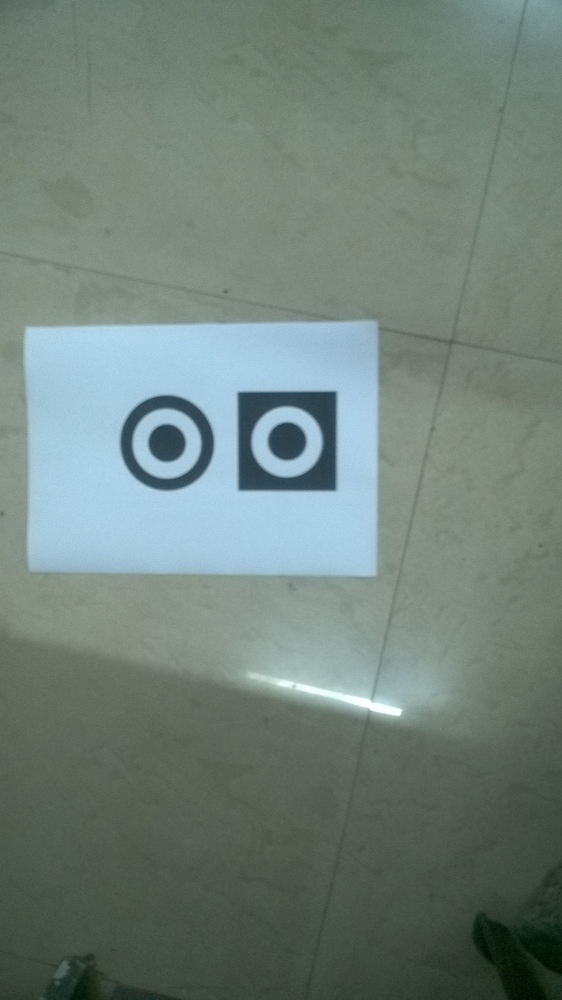
#> input picture python IP/testImage_01.jpg, 562 x 1000 px, shrunk from 1728 x 3072 before the run
$ python -i distance_main.py   (imports and definitions only)   (older library calls are emulated)
#> lines starting #> are read from the running program, lines starting #| are printed output that depends on the picture
#> further down, picture is the input picture: shape (1000, 562, 3); mean B, G, R 122.1, 129.5, 112.8
import math
import cv2
import numpy as np
import urllib

##############################
#set Threshold values
#############################
greenThresh_value = np.array(100, dtype=np.uint8)
redThresh_value = np.array(100, dtype=np.uint8)


############################
#Functions
############################
def cal_distance(a1,a2):
	[x1,y1] = a1
	[x2,y2] = a2
	return math.sqrt((x2-x1)**2 + (y2-y1)**2)

def cal_COM(i):
	moment = cv2.moments(i)
	x = int(moment['m10']/moment['m00'])
	y = int(moment['m01']/moment['m00'])
	return [x,y]

def get_threshImage(img):
	greenImage = img[:,:,2]
	redImage = img[:,:,1]
#Thresholding
	_,greenThresh = cv2.threshold(greenImage,greenThresh_value,255,cv2.THRESH_BINARY_INV)
	_,redThresh = cv2.threshold(redImage,redThresh_value,255,cv2.THRESH_BINARY_INV)
#Logical operation
	greenResult = cv2.bitwise_and(img,img, mask = greenThresh)
	redResult = cv2.bitwise_and(img,img, mask = redThresh)
	mergeResult = cv2.bitwise_xor(greenResult,redResult)

	return mergeResult

def detect_circles(img):
	imgray = cv2.cvtColor(img, cv2.COLOR_BGR2GRAY)
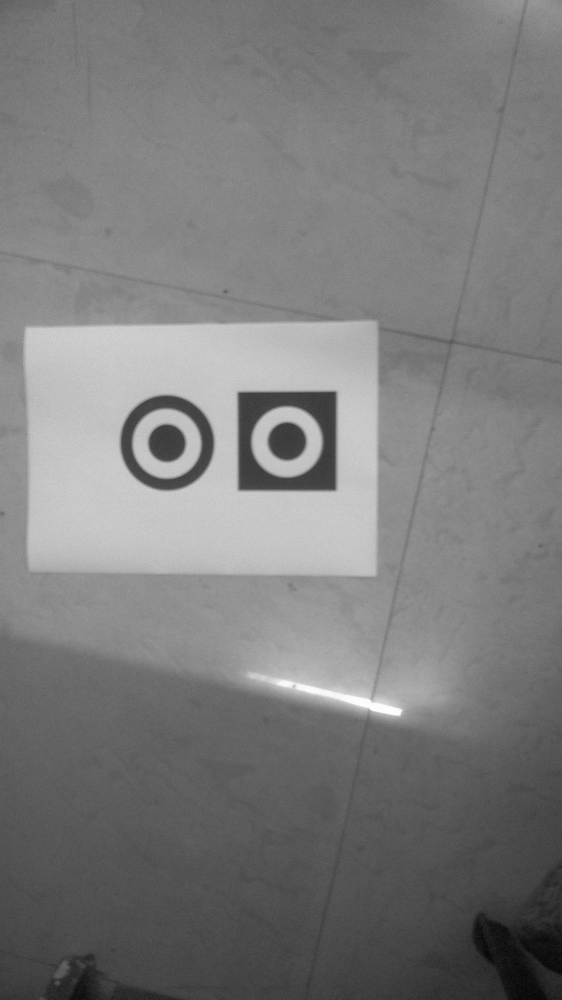
#> imgray: shape (1000, 562); min 6, max 254, mean 123.7
	blurred = cv2.GaussianBlur(imgray, (11, 11), 0)
	mask = cv2.erode(blurred, None, iterations=2)
	mask = cv2.dilate(mask, None, iterations=2)

	_, contours,_ = cv2.findContours(mask.copy(),cv2.RETR_TREE,cv2.CHAIN_APPROX_SIMPLE)
#> contours = [[[0, 0], [0, 999], [561, 999], [561, 0]]]
	result = cv2.drawContours(img.copy(), contours, -1, (255,0,0), 3)
	##check for contour list
	euclidian =cal_distance(cal_COM(contours[0]),cal_COM(contours[1]))
#> in cal_COM, `moment = cv2.moments(i)`: moment = moments, m00 560439, centre m10/m00, m01/m00 = (280.5, 499.5)
#> in cal_COM, `x = int(moment['m10']/moment['m00'])`: x = 280
#> in cal_COM, `y = int(moment['m01']/moment['m00'])`: y = 499

	font = cv2.FONT_HERSHEY_SIMPLEX
	cv2.putText(result,str(euclidian),(39,169), font, 2,(255,255,255),2, lineType =cv2.LINE_AA)

	cv2.imshow('Live', result)
	return euclidian

def main():
	#remmeber to remove garbage from the end of link.

	cam = cv2.VideoCapture(1)

	while True:
		_, img = cam.read()

		cv2.imshow('ha',img)
		#distance  = detect_circles(img)
		if ord('q')==cv2.waitKey(10):
			break

	cv2.destroyAllWindows()
# [1 line not run here, left out]

>>> import cv2
>>> picture = cv2.imread('testImage_01.jpg')
#> (the run stopped early here; a loop or call above may not have finished)

$ run again, on python IP/testImage_02.jpg
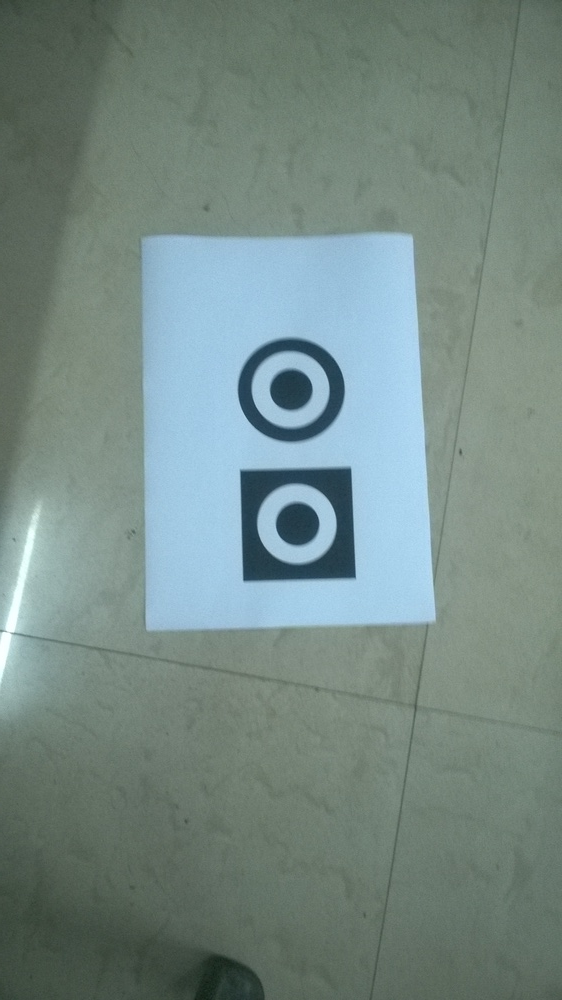
#> input picture python IP/testImage_02.jpg, 562 x 1000 px, shrunk from 1728 x 3072 before the run
#> picture is the input picture: shape (1000, 562, 3); mean B, G, R 132.6, 137.3, 117.7
#> in detect_circles, `imgray = cv2.cvtColor(img, cv2.COLOR_BGR2GRAY)`:
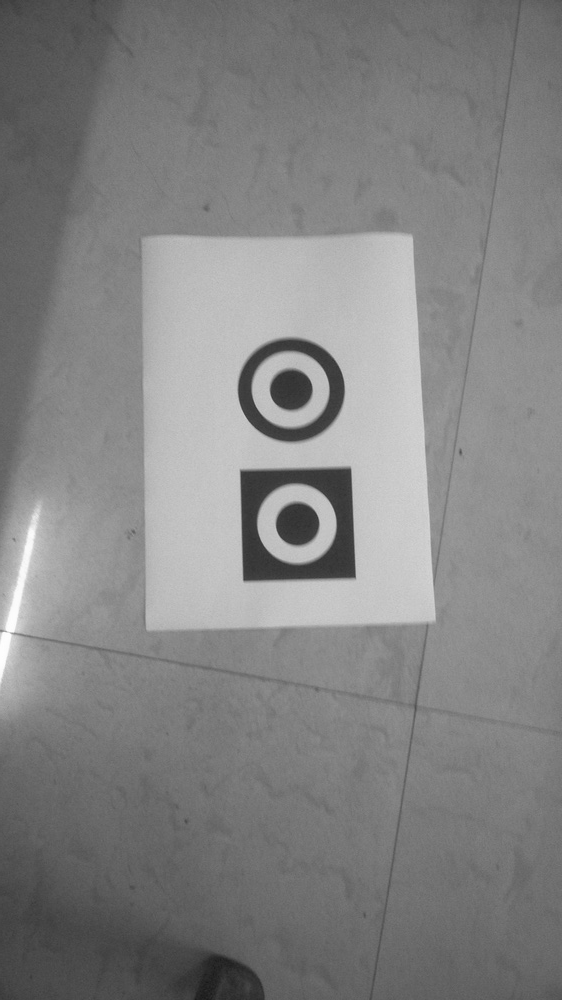
#> imgray: shape (1000, 562); min 24, max 254, mean 130.9
#> contours = [[[0, 0], [0, 999], [561, 999], [561, 0]]]
#> moment = moments, m00 560439, centre m10/m00, m01/m00 = (280.5, 499.5)
#> x = 280
#> y = 499

$ run again, on python IP/testImage_03.jpg
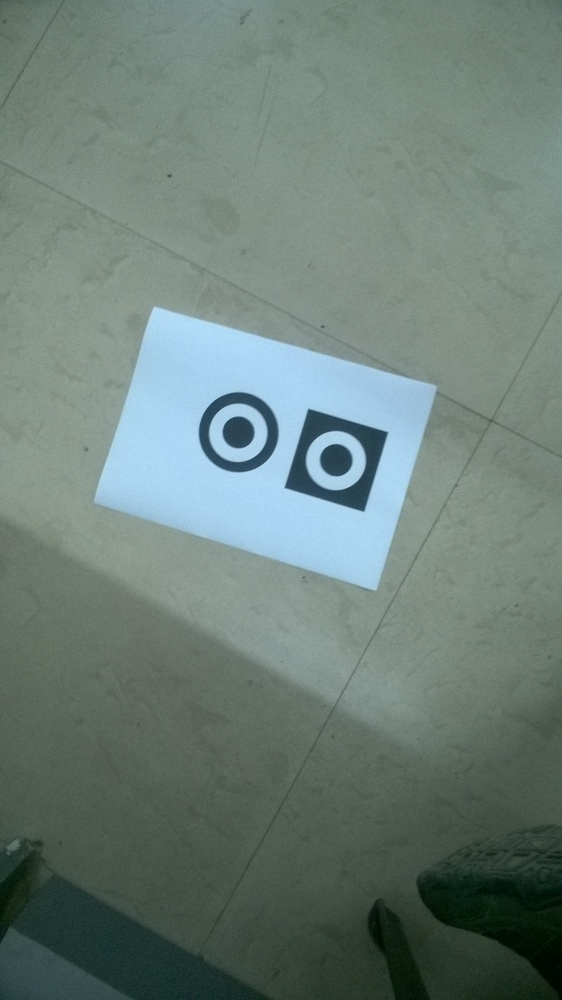
#> input picture python IP/testImage_03.jpg, 562 x 1000 px, shrunk from 1728 x 3072 before the run
#> picture is the input picture: shape (1000, 562, 3); mean B, G, R 120.4, 126.8, 108.3
#> in detect_circles, `imgray = cv2.cvtColor(img, cv2.COLOR_BGR2GRAY)`:
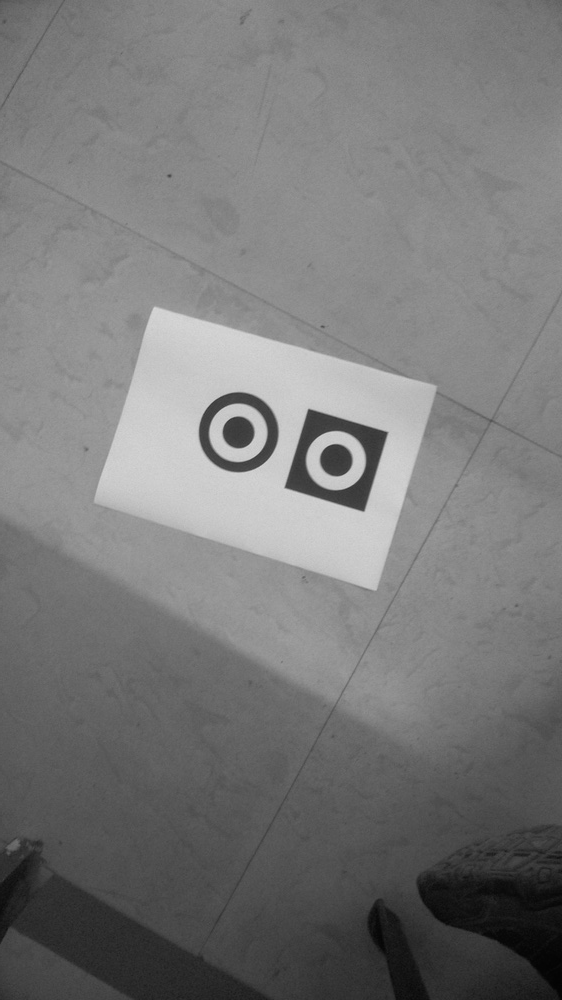
#> imgray: shape (1000, 562); min 3, max 216, mean 120.5
#> contours = [[[0, 0], [0, 999], [561, 999], [561, 0]]]
#> moment = moments, m00 560439, centre m10/m00, m01/m00 = (280.5, 499.5)
#> x = 280
#> y = 499
